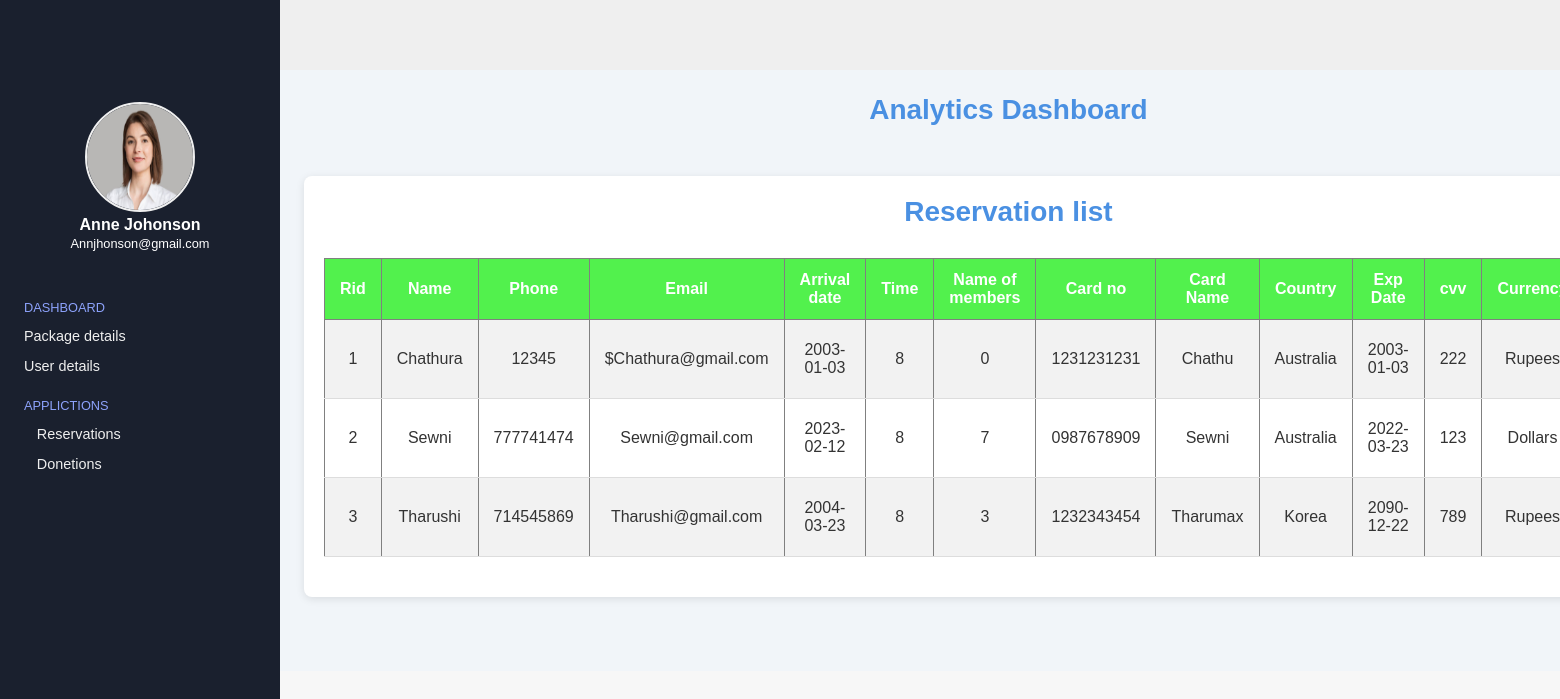
The app's page /boat-safari/index/Sadmin.php with its own data.
### tables this page shows
CREATE TABLE `reserve` (
  `Rid` int(5) NOT NULL,
  `Name` varchar(30) NOT NULL,
  `Phone` int(10) NOT NULL,
  `Email` varchar(20) NOT NULL,
  `Arrival_Date` varchar(20) NOT NULL,
  `Time` int(20) NOT NULL,
  `No_Members` int(2) NOT NULL,
  `CardNo` varchar(10) NOT NULL,
  `CardName` varchar(20) NOT NULL,
  `Country` varchar(10) NOT NULL,
  `ExpDate` varchar(20) NOT NULL,
  `cvv` int(3) NOT NULL,
  `Currency` varchar(20) NOT NULL
);

### boat-safari/index/Bread.php (the view, shortened to what this page needs)
<!DOCTYPE html>
<html lang="en">
<head>
    <link rel="stylesheet" href="../css/Bread.css">
</head>
<body>
    <div class="container">
        <h1>Reservation list</h1>
<?php
require 'config.php';
$sql = "SELECT * FROM reserve";
$result = $con->query($sql);
if ($result->num_rows > 0) {
    echo "<table border='1' width='100%' cellpadding='10' cellspacing='0'>";
    echo "<tr>
            <th>Rid</th>
            <th>Name</th>
            <th>Phone</th>
            <th>Email</th>
            <th>Arrival date</th>
            <th>Time</th>
            <th>Name of members</th>
            <th>Card no</th>
            <th>Card Name</th>
            <th>Country</th>
            <th>Exp Date</th>
            <th>cvv</th>
            <th>Currency</th>
            <th>Options</td>
          </tr>";
    while ($row = $result->fetch_assoc()) {
        echo "<tr>";
        echo "<td>" . $row["Rid"] . "</td>";
        echo "<td>" . $row["Name"] . "</td>";
        echo "<td>" . $row["Phone"] . "</td>";
        echo "<td>" . $row["Email"] . "</td>";
        echo "<td>" . $row["Arrival_Date"] . "</td>";
        echo "<td>" . $row["Time"] . "</td>";
        echo "<td>" . $row["No_Members"] . "</td>";
        echo "<td>" . $row["CardNo"] . "</td>";
        echo "<td>" . $row["CardName"] . "</td>";
        echo "<td>" . $row["Country"] . "</td>";
        echo "<td>" . $row["ExpDate"] . "</td>";
        echo "<td>" . $row["cvv"] . "</td>";
        echo "<td>" . $row["Currency"] . "</td>";
        echo "</tr>";
    }
    echo "</table>";
} else {
    echo "No results found";
}
?>
</div>
</body>
</html>

### boat-safari/css/admin.css (style rules this page uses)
:root { --color-main: #1a202e; }
* { font-family: 'poppins' , sans-serif; box-sizing: border-box; text-decoration: none; list-style-type: none; margin: 0; padding: 0; }

### boat-safari/css/Bread.css (style rules this page uses)
body { font-family: 'Arial', sans-serif; background-color: #f7f7f7; color: #333; margin: 0; padding: 0; box-sizing: border-box; }
.container { width: 100%; max-width: 1500px; margin: 50px auto; background-color: white; padding: 20px; box-shadow: 0 2px 8px rgba(0, 0, 0, 0.1); border-radius: 8px; }
table { width: 100%; border-collapse: collapse; margin: 20px 0; font-size: 16px; text-align: left; background-color: white; }
table th { background-color: #52f14d; color: white; padding: 12px 15px; text-align: center; font-weight: bold; }
table td { padding: 12px 15px; border-bottom: 1px solid #ddd; text-align: center; }
table tr:nth-child(even) { background-color: #f2f2f2; }
h1 { text-align: center; font-size: 28px; color: #4a90e2; margin-bottom: 30px; }
.container { padding: 20px; }

### records on screen
reserve: Rid "1", Name "Chathura", Phone "12345", Email "$Chathura@gmail.com", Arrival_Date "2003-01-03", Time "8", No_Members "0", CardNo "1231231231", CardName "Chathu", Country "Australia", ExpDate "2003-01-03", cvv "222", Currency "Rupees"
reserve: Rid "2", Name "Sewni", Phone "777741474", Email "Sewni@gmail.com", Arrival_Date "2023-02-12", Time "8", No_Members "7", CardNo "0987678909", CardName "Sewni", Country "Australia", ExpDate "2022-03-23", cvv "123", Currency "Dollars"
reserve: Rid "3", Name "Tharushi", Phone "714545869", Email "Tharushi@gmail.com", Arrival_Date "2004-03-23", Time "8", No_Members "3", CardNo "1232343454", CardName "Tharumax", Country "Korea", ExpDate "2090-12-22", cvv "789", Currency "Rupees"
